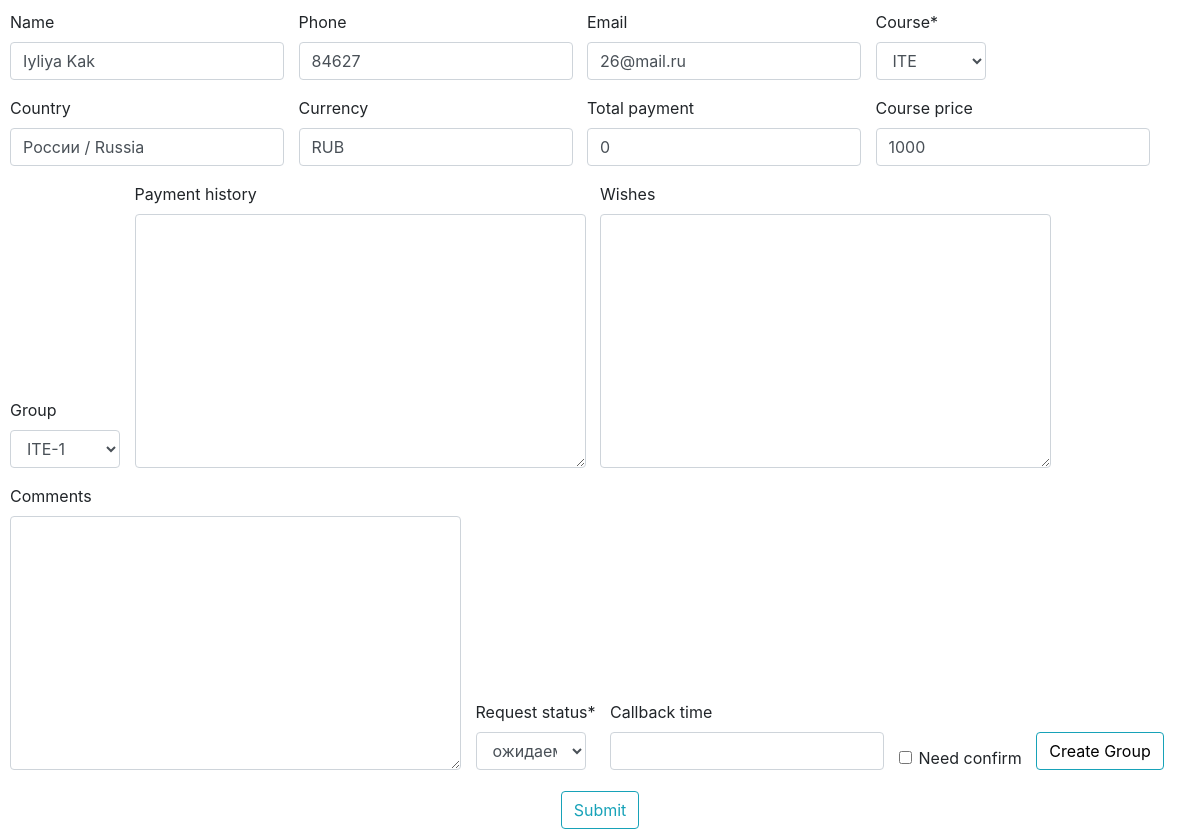
Page /item/164/item_info (signed in) on the committed database.
### authorization/models.py (models this page shows, shortened)
class Daily(models.Model):
    request_date    = models.DateTimeField(blank=True, null=True)
    name            = models.CharField(max_length=100, blank=True)
    phone           = models.CharField(max_length=100, blank=True)
    email           = models.CharField(max_length=100, blank=True)
    course          = models.ForeignKey(Course, on_delete=models.DO_NOTHING)
    country         = models.CharField(max_length=100, blank=True)
    university      = models.CharField(max_length=100, blank=True)
    work            = models.CharField(max_length=100, blank=True)
    where_from      = models.CharField(max_length=100, blank=True)
    ip              = models.CharField(max_length=100, blank=True)
    currency        = models.CharField(max_length=100, blank=True)
    course_price    = models.IntegerField(blank=True,  default=0)
    comments        = models.TextField(blank=True)
    wishes          = models.TextField(blank=True)
    callback_time   = models.DateTimeField(blank=True, null=True)
    group           = models.ForeignKey(Group, on_delete=models.DO_NOTHING, null=True, blank=True)
    request_status  = models.CharField(max_length=100, blank=True)
    need_confirm  = models.BooleanField(blank=True, null=True)
    payment_history = models.TextField(blank=True)
    total_payment   = models.IntegerField(blank=True, default=0)
    payment_source  = models.CharField(max_length=100, blank=True)
    obligation      = models.IntegerField(blank=True, null=True, default=0)

class Course(models.Model):
    name     = models.CharField(max_length=100, blank=True)
    price    = JSONField(blank=True, null=True)
    def __str__(self):
        return self.name

### authorization/views.py (the view, shortened to what this page needs)
# urls.py: path('item/<int:pk>/item_info', ItemInfoUpdate.as_view(), name='item_info_update'),
class ItemInfoUpdate(LoginRequiredMixin, UpdateView):
    model = Daily
    template_name = 'info_update.html'
    form_class = ItemInfoUpdateForm
    success_url='/ok/'

### authorization/forms.py
class ItemInfoUpdateForm(forms.ModelForm):
    STATUS_CHOICES = [
        ('ожидаем оплату', 'ожидаем оплату'),
        ('оплачено частично', 'оплачено частично'),
        ('оплачено', 'оплачено'),
        ('перезвонить', 'перезвонить'),
        ('отказ', 'отказ'),
    ]
    callback_time = forms.DateTimeField(input_formats=['%d/%m/%Y %H:%M'], required=False)
    request_status = forms.CharField(widget=forms.Select(choices=STATUS_CHOICES))
    need_confirm = forms.BooleanField(widget=forms.CheckboxInput, required=False)
    class Meta:
        model = Daily
        fields = [
                'name',
                'phone',
                'email',
                'course',
                'country',
                'currency',
                "total_payment",
                'course_price',
                'group',
                'payment_history',
                'wishes',
                'comments',
                'request_status',
                'callback_time',
                'need_confirm',]

### authorization/models.py (called while the page is built)
    def __str__(self):
        return self.name

### authorization/templates/info_update.html (shortened to what this page needs)
{% load crispy_forms_tags %}
<!DOCTYPE html>
<html lang="en">
<head>
    <link rel="stylesheet" href="https://stackpath.bootstrapcdn.com/bootstrap/4.4.1/css/bootstrap.min.css">
    <link rel="stylesheet" href="https://cdnjs.cloudflare.com/ajax/libs/jquery-datetimepicker/2.5.20/jquery.datetimepicker.min.css" />
    {% load staticfiles %}
    <link rel="stylesheet" href="{% static 'style_update.css' %}" type="text/css">
</head>
<body class="d-flex ">
    <div class="content ">
        <form method="POST">
            <fieldset class="form-group">
                {{ form|crispy }}
                <div class="form-group">
                    <button class="btn btn-outline-info" type="button">
                        <a style="text-decoration: none;color: black;"
                         href="{% url 'create_group' %}" target="_self"
                         onClick="popupWin = window.open(this.href, 'Window2', 'location,width=350,height=500,top=400,left=500'); popupWin.focus(); return false;">
                            Create Group
                        </a>
                    </button>
                </div>
            </fieldset>
            <fieldset class="form-group d-flex justify-content-center">
                <button id = "submit_btn" class="btn btn-outline-info m-auto" disabled='disabled' type="submit">Submit</button>
        </form>
    </div>
</body>
</html>

### authorization/static/style_update.css (style rules this page uses)
.form-group { display: inline-block; padding: 5px; margin: 0; overflow: auto; }

### rows in the picture
Daily: name "Iyliya Kak", phone "84627", email "26@mail.ru", course "ITE", country "России / Russia", currency "RUB", total_payment "0", course_price "1000", group "ITE-1", request_status "ожидаем оплату"
